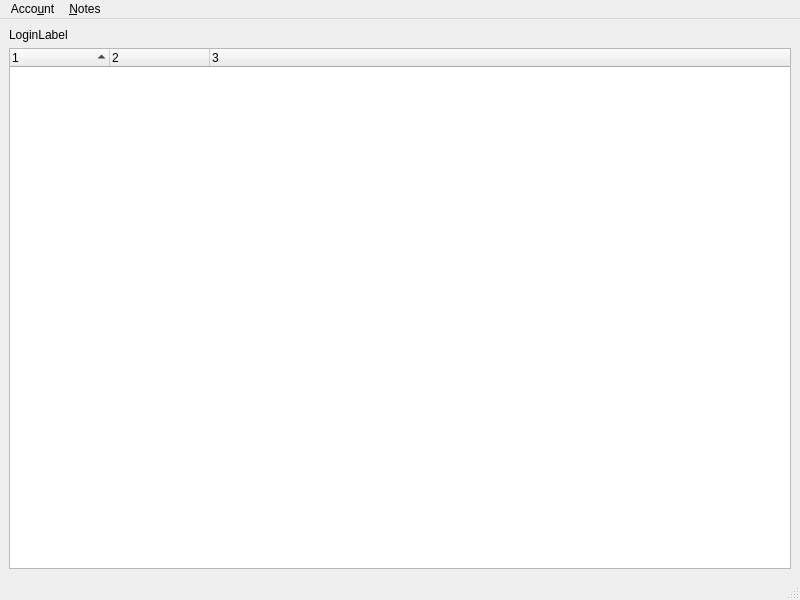
<?xml version="1.0" encoding="UTF-8"?>
<ui version="4.0">
 <class>MainWindow</class>
 <widget class="QMainWindow" name="MainWindow">
  <property name="geometry">
   <rect>
    <x>0</x>
    <y>0</y>
    <width>800</width>
    <height>600</height>
   </rect>
  </property>
  <property name="windowTitle">
   <string>Note List</string>
  </property>
  <widget class="QWidget" name="centralwidget">
   <layout class="QGridLayout" name="gridLayout">
    <item row="0" column="0">
     <widget class="QLabel" name="loginLabel">
      <property name="text">
       <string>LoginLabel</string>
      </property>
     </widget>
    </item>
    <item row="1" column="0">
     <widget class="QTreeWidget" name="noteTreeWidget">
      <property name="columnCount">
       <number>3</number>
      </property>
      <attribute name="headerShowSortIndicator" stdset="0">
       <bool>true</bool>
      </attribute>
      <column>
       <property name="text">
        <string notr="true">1</string>
       </property>
      </column>
      <column>
       <property name="text">
        <string notr="true">2</string>
       </property>
      </column>
      <column>
       <property name="text">
        <string notr="true">3</string>
       </property>
      </column>
     </widget>
    </item>
   </layout>
  </widget>
  <widget class="QMenuBar" name="menubar">
   <property name="geometry">
    <rect>
     <x>0</x>
     <y>0</y>
     <width>800</width>
     <height>40</height>
    </rect>
   </property>
   <widget class="QMenu" name="menutext">
    <property name="title">
     <string>Acco&amp;unt</string>
    </property>
    <addaction name="actionLogin"/>
    <addaction name="actionLogout"/>
   </widget>
   <widget class="QMenu" name="menuNotes">
    <property name="title">
     <string>&amp;Notes</string>
    </property>
    <addaction name="actionCreate"/>
    <addaction name="actionSearch"/>
    <addaction name="actionRefresh"/>
   </widget>
   <addaction name="menutext"/>
   <addaction name="menuNotes"/>
  </widget>
  <widget class="QStatusBar" name="statusbar"/>
  <action name="actionLogin">
   <property name="text">
    <string>&amp;Login</string>
   </property>
  </action>
  <action name="actionLogout">
   <property name="text">
    <string>L&amp;ogout</string>
   </property>
  </action>
  <action name="actionCreate">
   <property name="text">
    <string>&amp;Create</string>
   </property>
  </action>
  <action name="actionSearch">
   <property name="text">
    <string>&amp;Search</string>
   </property>
  </action>
  <action name="actionRefresh">
   <property name="text">
    <string>&amp;Refresh</string>
   </property>
  </action>
 </widget>
 <resources/>
 <connections/>
</ui>
